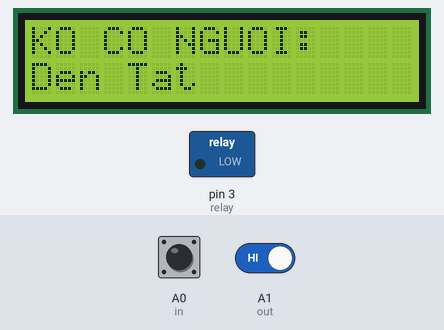
Bench run of a sketch on a simulated Arduino Uno, built with avr-gcc and run on an emulated ATmega328P. On the bench: 16×2 character LCD, switched loads named in the sketch (green lamp = pin HIGH). The inputs (shaded band) are chosen by the test bench; at power-on: A1 (out) HIGH, A0 (in) HIGH. What the sketch prints to the serial monitor is not drawn.

Above: at 2.2 s.
2.3 s: A1 (out) driven LOW
At 3.2 s:
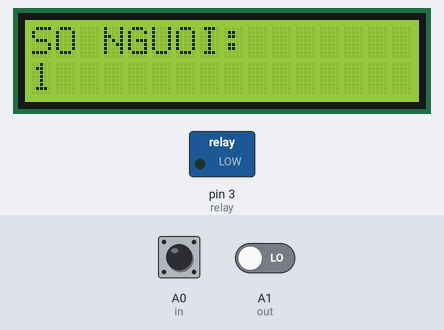
At 4.2 s:
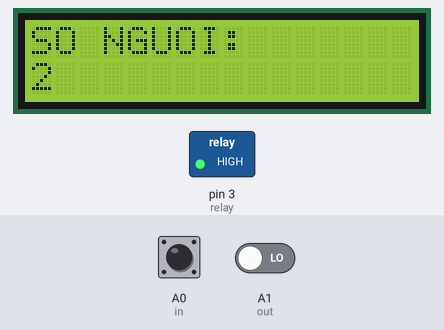
Timing chart, 0 to 5.7 s (numbered marks = the images above; inputs shaded):
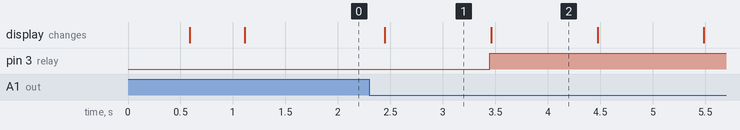

The sketch:

sketch_may27a.HEX_copy_20221101214353.ino
```cpp
#include <Wire.h>
#include <LiquidCrystal_I2C.h>
LiquidCrystal_I2C lcd(0x27, 16, 2);
#define in A0
#define out A1
#define relay 3
int count=0;
void IN()
{
    count++;
    lcd.clear();
    lcd.print("SO NGUOI:");
    lcd.setCursor(0,1);
    lcd.print(count);
    delay(1000);
}
void OUT()
{
  count--;
    lcd.clear();
    lcd.print("SO NGUOI:");
    lcd.setCursor(0,1);
    lcd.print(count);
    delay(1000);
}
void setup()
{
  lcd.init();
  lcd.backlight();
  Serial.begin(9600);
  lcd.setCursor(0,0);
  lcd.print(" HELLO ");
  delay(500);
  lcd.clear();
  lcd.setCursor(0,0);
  lcd.print("Person In Room:");
  lcd.print(count);
  delay(500);
  pinMode(in, INPUT);
  pinMode(out, INPUT);
  pinMode(relay, OUTPUT);

}
void loop()
{
   if(!digitalRead(out))
    IN();
   if(!digitalRead(in))
    OUT();
  Serial.print(count);
  Serial.println("");

  if(count<=0)
  {
    lcd.clear();
    digitalWrite(relay, LOW);
    lcd.clear();
    lcd.print("KO CO NGUOI:");
    lcd.setCursor(0,1);
    lcd.print("Den Tat");
    delay(200);
  }
  else
    digitalWrite(relay, HIGH);
}
```

Measured:
- after the input at 2.3 s, pin 3 (relay): LOW → HIGH after 1.1 s; the display: changes after 0.15 s (image 1)
- what the display in image 1 shows lasts 1.1 s, from 2.4 s to 3.5 s
